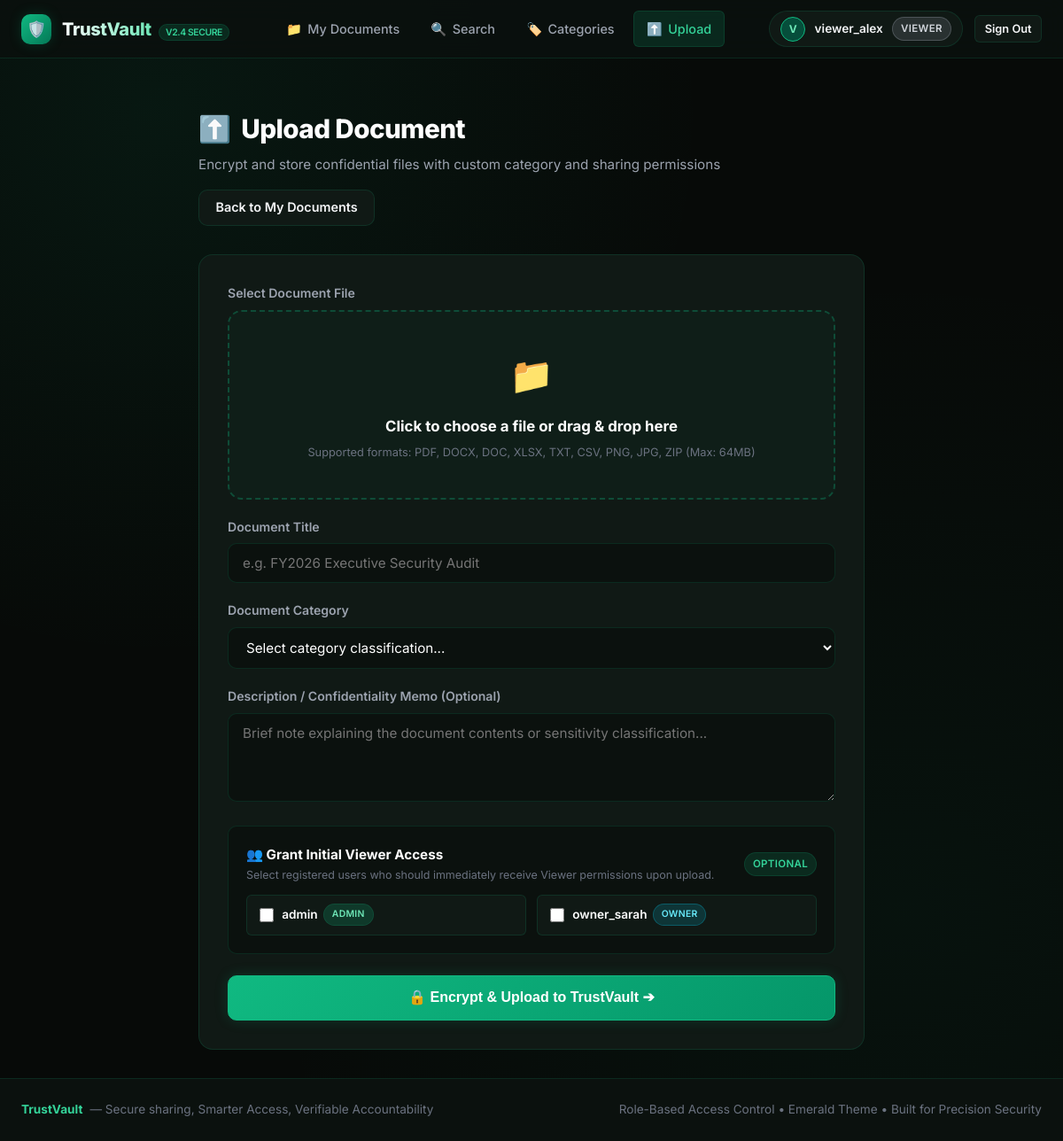
Page /upload (signed in) on the committed database.
### app.py (models this page shows, shortened)
class User(db.Model):
    __tablename__ = 'users'
    id = db.Column(db.Integer, primary_key=True)
    username = db.Column(db.String(80), unique=True, nullable=False)
    email = db.Column(db.String(120), unique=True, nullable=False)
    password_hash = db.Column(db.String(255), nullable=False)
    role = db.Column(db.String(20), nullable=False, default='owner')  # 'admin', 'owner', 'viewer'
    avatar = db.Column(db.String(255), default='default-avatar.png')
    created_at = db.Column(db.DateTime, default=datetime.utcnow)
    documents = db.relationship('Document', backref='owner', cascade='all, delete-orphan', lazy=True)
    granted_permissions = db.relationship('DocumentPermission', foreign_keys='DocumentPermission.user_id', backref='grantee', cascade='all, delete-orphan', lazy=True)
    logs = db.relationship('ActivityLog', backref='user', lazy=True)
    @property
    def is_admin(self):
        return self.role == 'admin'

### app.py (the view, shortened to what this page needs)
@app.route('/upload', methods=['GET', 'POST'])
@login_required
def upload():
    user = get_current_user()
    categories = Category.query.all()
    registered_viewers = User.query.filter(User.id != user.id).all()
    return render_template('upload.html', categories=categories, viewers=registered_viewers)

### app.py (called while the page is built)
def get_current_user():
    if 'user_id' in session:
        return User.query.get(session['user_id'])
    return None

@app.context_processor
def inject_user_and_counts():
    user = get_current_user()
    unread_logs = 0
    if user and user.is_admin:
        unread_logs = ActivityLog.query.count()
    return dict(current_user=user, total_activity_count=unread_logs)

def login_required(f):
    @wraps(f)
    def decorated_function(*args, **kwargs):
        if 'user_id' not in session:
            flash("Please sign in to access TrustVault.", "warning")
            return redirect(url_for('login', next=request.url))
        return f(*args, **kwargs)
    return decorated_function

### templates/upload.html (shortened to what this page needs)
{% extends 'base.html' %}
{% block content %}
<main class="container" style="max-width: 800px;">
  <div class="page-header">
    <div>
      <h1 class="page-title">
        <span>⬆️</span> Upload Document
      </h1>
      <p class="page-subtitle">Encrypt and store confidential files with custom category and sharing permissions</p>
    </div>
    <a href="{{ url_for('my_documents') }}" class="btn btn-secondary">
      Back to My Documents
    </a>
  </div>
  <div class="card" style="padding: 2rem;">
    <form method="POST" action="{{ url_for('upload') }}" enctype="multipart/form-data">
      <div class="form-group">
        <label class="form-label">Select Document File</label>
        <label for="document_file" class="dropzone" id="dropzone_container">
          <div class="dropzone-icon">📁</div>
          <div style="font-weight: 700; color: #fff; font-size: 1.05rem;" id="file_upload_label">
            Click to choose a file or drag & drop here
          </div>
          <div style="font-size: 0.8rem; color: var(--text-muted); margin-top: 0.4rem;">
            Supported formats: PDF, DOCX, DOC, XLSX, TXT, CSV, PNG, JPG, ZIP (Max: 64MB)
          </div>
        </label>
      </div>
      <div class="form-group">
        <label for="title" class="form-label">Document Title</label>
        <input type="text" id="title" name="title" class="form-control" placeholder="e.g. FY2026 Executive Security Audit" required>
      </div>
      <div class="form-group">
        <label for="category_id" class="form-label">Document Category</label>
        <select id="category_id" name="category_id" class="form-control" style="background-color: var(--bg-deep);" required>
          <option value="" disabled selected>Select category classification...</option>
        </select>
      </div>
      <div class="form-group">
        <label for="description" class="form-label">Description / Confidentiality Memo (Optional)</label>
        <textarea id="description" name="description" class="form-control" rows="3" placeholder="Brief note explaining the document contents or sensitivity classification..."></textarea>
      </div>
      <div style="background: var(--bg-deep); border: 1px solid var(--border-subtle); border-radius: var(--radius-md); padding: 1.25rem; margin-bottom: 1.5rem;">
        <div style="display: flex; align-items: center; justify-content: space-between; margin-bottom: 0.75rem;">
          <div>
            <div style="font-weight: 700; color: #ffffff; font-size: 0.95rem;">
              <span>👥</span> Grant Initial Viewer Access
            </div>
            <div style="font-size: 0.78rem; color: var(--text-muted);">
              Select registered users who should immediately receive Viewer permissions upon upload.
            </div>
          </div>
          <span class="badge badge-success">Optional</span>
        </div>
        {% if viewers %}
        <div style="display: grid; grid-template-columns: repeat(auto-fit, minmax(200px, 1fr)); gap: 0.75rem; margin-top: 0.75rem;">
          {% for v in viewers %}
          <label style="display: flex; align-items: center; gap: 0.6rem; background: var(--bg-surface); padding: 0.6rem 0.85rem; border-radius: var(--radius-sm); border: 1px solid var(--border-subtle); cursor: pointer; transition: border-color var(--transition-fast);">
            <input type="checkbox" name="viewers" value="{{ v.id }}" style="accent-color: var(--emerald-500); width: 16px; height: 16px;">
            <div style="display: flex; align-items: center; gap: 0.4rem; overflow: hidden;">
              <span style="font-size: 0.85rem; font-weight: 600; color: #fff;">{{ v.username }}</span>
              <span class="badge badge-{{ v.role }}" style="font-size: 0.65rem;">{{ v.role }}</span>
            </div>
          </label>
          {% endfor %}
        </div>
        {% else %}
        <div style="font-size: 0.82rem; color: var(--text-muted);">No other registered users available to share with.</div>
        {% endif %}
      </div>
      <button type="submit" class="btn btn-primary" style="width: 100%; padding: 0.85rem; font-size: 1rem;">
        🔒 Encrypt & Upload to TrustVault ➔
      </button>
    </form>
  </div>
</main>
{% endblock %}

### templates/base.html (shortened to what this page needs)
<!DOCTYPE html>
<html lang="en">
<head>
  <link rel="stylesheet" href="{{ url_for('static', filename='css/style.css') }}">
</head>
<body>
  <nav class="navbar">
    <div class="nav-container">
      <a href="{{ url_for('index') }}" class="brand">
        <div class="brand-icon">🛡️</div>
        <div>
          <span class="brand-text">TrustVault</span>
          <span class="brand-tag">v2.4 SECURE</span>
        </div>
      </a>
      {% if current_user %}
      <ul class="nav-links">
        <li class="nav-item">
          <a href="{{ url_for('my_documents') }}" class="{% if request.endpoint == 'my_documents' %}active{% endif %}">
            <span>📁</span> My Documents
          </a>
        </li>
        <li class="nav-item">
          <a href="{{ url_for('search_documents') }}" class="{% if request.endpoint == 'search_documents' %}active{% endif %}">
            <span>🔍</span> Search
          </a>
        </li>
        <li class="nav-item">
          <a href="{{ url_for('categories_view') }}" class="{% if request.endpoint in ['categories_view', 'category_detail'] %}active{% endif %}">
            <span>🏷️</span> Categories
          </a>
        </li>
        <li class="nav-item">
          <a href="{{ url_for('upload') }}" class="{% if request.endpoint == 'upload' %}active{% endif %}">
            <span>⬆️</span> Upload
          </a>
        </li>
      </ul>
      <div class="nav-actions">
        <a href="{{ url_for('profile') }}" class="user-profile-menu">
          <div class="user-avatar-small">
            {% if current_user.avatar and current_user.avatar != 'default-avatar.png' %}
              <img src="{{ url_for('static', filename='uploads/avatars/' + current_user.avatar) }}" alt="Avatar">
            {% else %}
              {{ current_user.username[0]|upper }}
            {% endif %}
          </div>
          <span style="font-size: 0.85rem; font-weight: 600;">{{ current_user.username }}</span>
          <span class="badge badge-{{ current_user.role }}">{{ current_user.role }}</span>
        </a>
        <a href="{{ url_for('logout') }}" class="btn btn-secondary btn-sm" title="Sign Out">Sign Out</a>
      </div>
      {% else %}
      <div class="nav-actions">
        <a href="{{ url_for('login') }}" class="btn btn-secondary btn-sm">Sign In</a>
        <a href="{{ url_for('register') }}" class="btn btn-primary btn-sm">Create Account</a>
      </div>
      {% endif %}
    </div>
  </nav>
  <div class="container" style="padding-top: 1.5rem; padding-bottom: 0;">
  </div>
  {% block content %}{% endblock %}
  <footer class="footer">
    <div class="footer-content">
      <div style="display: flex; align-items: center; gap: 0.5rem;">
        <span style="color: var(--emerald-400); font-weight: 700;">TrustVault</span>
        <span>— Secure sharing, Smarter Access, Verifiable Accountability</span>
      </div>
      <div>
        <span>Role-Based Access Control • Emerald Theme • Built for Precision Security</span>
      </div>
    </div>
  </footer>
</body>
</html>

### rows in the picture
User: username "V", username "viewer_alex", role "VIEWER"
User: username "admin", role "ADMIN"
User: username "owner_sarah", role "OWNER"
